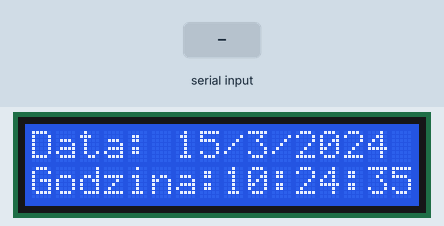
This sketch was run on a simulated Arduino Uno, built with avr-gcc and run on an emulated ATmega328P. Parts: 16×2 character LCD. The inputs (shaded band) are chosen by the test bench. The local clock reads 2024-03-15 10:24:30 at power-on unless the sketch sets it; what the sketch prints to the serial monitor is not drawn.

Above: at 6.7 s.
6.8 s: "90,45,200,10\n" received over Serial
At 8.2 s:
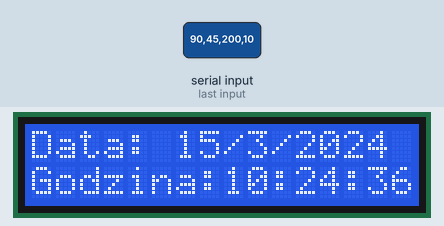
At 13.5 s:
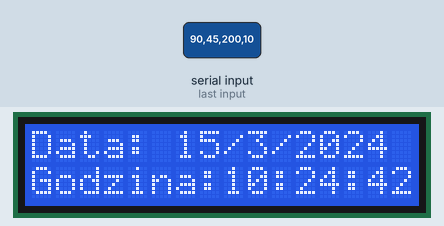
Timing chart, 0 to 15.0 s (numbered marks = the images above; inputs shaded):
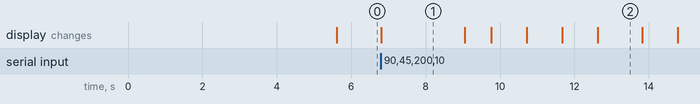

The sketch:

SetSerial.ino
```cpp
// (licence header left out)
#include <DS1302RTC.h>
#include <Streaming.h>        //http://arduiniana.org/libraries/streaming/
#include <Time.h>             //http://playground.arduino.cc/Code/Time
#include <Wire.h>
#include <LCD.h>
#include <LiquidCrystal_I2C.h>


// Set pins:  CE, IO,CLK
DS1302RTC RTC(8, 7, 6);
LiquidCrystal_I2C  lcd(0x27,2,1,0,4,5,6,7);

// Optional connection for RTC module
void setup()
{
  lcd.begin (16,2); // for 16 x 2 LCD module
  lcd.setBacklightPin(3,POSITIVE);
  lcd.setBacklight(HIGH);
  Serial.begin(115200);

  // Activate RTC module

  Serial << F("RTC module activated");
  Serial << endl;
  delay(500);

  if (RTC.haltRTC()) {
    Serial << F("The DS1302 is stopped.  Please set time");
    Serial << F("to initialize the time and begin running.");
    Serial << endl;
  }
  if (!RTC.writeEN()) {
    Serial << F("The DS1302 is write protected. This normal.");
    Serial << endl;
  }

  delay(5000);

  //setSyncProvider() causes the Time library to synchronize with the
  //external RTC by calling RTC.get() every five minutes by default.
  setSyncProvider(RTC.get);

  Serial << F("RTC Sync");
  if (timeStatus() == timeSet)
    Serial << F(" Ok!");
  else
    Serial << F(" FAIL!");
  Serial << endl;
}

void loop()
{

    static time_t tLast;
    time_t t;
    tmElements_t tm;

    //check for input to set the RTC, minimum length is 12, i.e. yy,m,d,h,m,s
    if (Serial.available() >= 12) {
        //note that the tmElements_t Year member is an offset from 1970,
        //but the RTC wants the last two digits of the calendar year.
        //use the convenience macros from Time.h to do the conversions.
        int y = Serial.parseInt();
        if (y >= 100 && y < 1000)
            Serial << F("Error: Year must be two digits or four digits!") << endl;
        else {
            if (y >= 1000)
                tm.Year = CalendarYrToTm(y);
            else    //(y < 100)
                tm.Year = y2kYearToTm(y);
            tm.Month = Serial.parseInt();
            tm.Day = Serial.parseInt();
            tm.Hour = Serial.parseInt();
            tm.Minute = Serial.parseInt();
            tm.Second = Serial.parseInt();
            t = makeTime(tm);
	    //use the time_t value to ensure correct weekday is set
            if(RTC.set(t) == 0) { // Success
              setTime(t);
              Serial << F("RTC set to: ");
              printDateTime(t);
              Serial << endl;
	    }
	    else
	      Serial << F("RTC set failed!") << endl;
            //dump any extraneous input
            while (Serial.available() > 0) Serial.read();
        }
    }

    t = now();
    if (t != tLast) {
        tLast = t;
        printDateTime(t);
        Serial << endl;
    }
    lcd.home (); // set cursor to 0,0
    lcd.print("Data: ");
  lcd.print(day(t));
  lcd.print("/");
  lcd.print(month(t));
  lcd.print("/");
  lcd.print(year(t));
  lcd.setCursor (0,1);  // go to start of 2nd line
   lcd.print("Godzina:");
  if(hour(t)<10){
    lcd.print("0");
    lcd.print(hour(t));
  }
  else{
  lcd.print(hour(t));
  }
  lcd.print(":");
  if(minute(t)<10){
    lcd.print("0");
    lcd.print(minute(t));
  }
  else{
  lcd.print(minute(t));
  }
  lcd.print(":");
  if(second(t)<10){
    lcd.print("0");
    lcd.print(second(t));
  }
  else{
  lcd.print(second(t));
  }
  delay(200);
}


//print date and time to Serial
void printDateTime(time_t t)
{
    printDate(t);
    Serial << ' ';
    printTime(t);
}

//print time to Serial
void printTime(time_t t)
{
    printI00(hour(t), ':');
    printI00(minute(t), ':');
    printI00(second(t), ' ');
}

//print date to Serial
void printDate(time_t t)
{
    printI00(day(t), 0);
    Serial << monthShortStr(month(t)) << _DEC(year(t));
}

//Print an integer in "00" format (with leading zero),
//followed by a delimiter character to Serial.
//Input value assumed to be between 0 and 99.
void printI00(int val, char delim)
{
    if (val < 10) Serial << '0';
    Serial << _DEC(val);
    if (delim > 0) Serial << delim;
    return;
}
```
